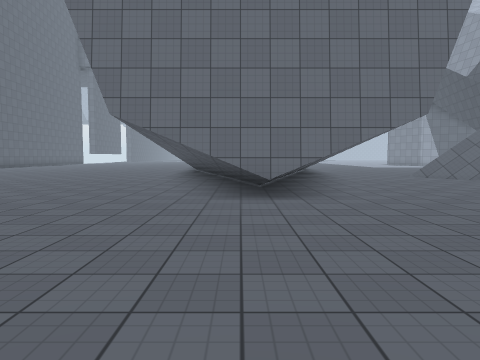
view 1 (above)

18 first-person views from a walk through a 3-D level made in the Unity game engine. The camera is 1.4 m above the floor, tilts 4° down and sees 70° across. The floor is counted in squares, 2 m on a side. Each view is taken from the middle of a square. On the plan, view 1 faces up. The plan holds only what a view shows up to about 11 squares ahead; the rest is blank. The place goes on beyond the plan. The player is left out. Surface patterns are stand-ins for the level's own textures.

view 2
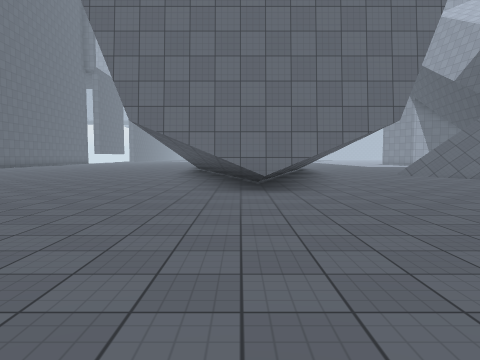

view 3
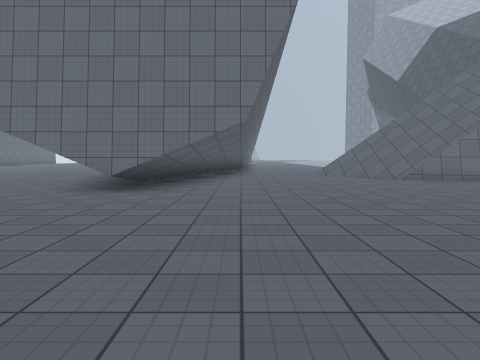

view 4
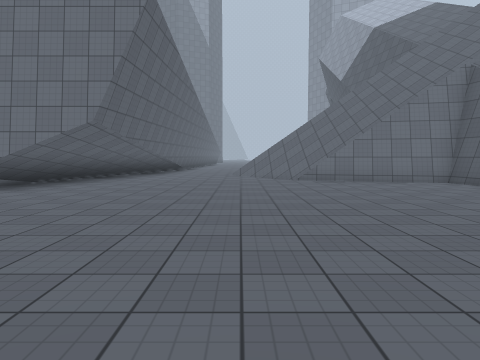

view 5
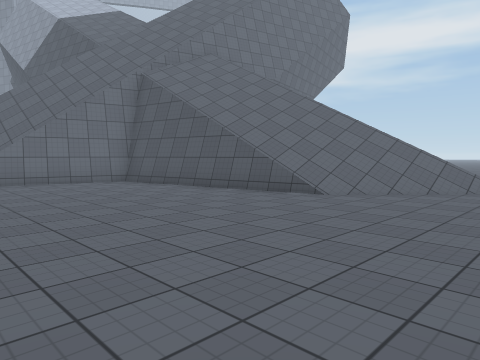

view 6
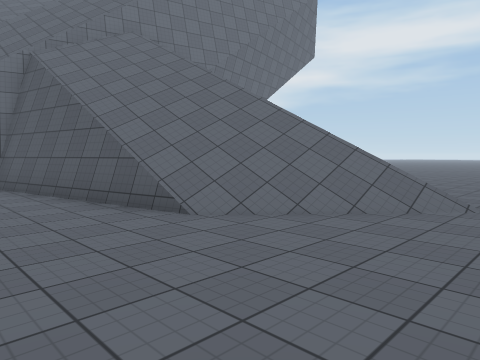

view 7
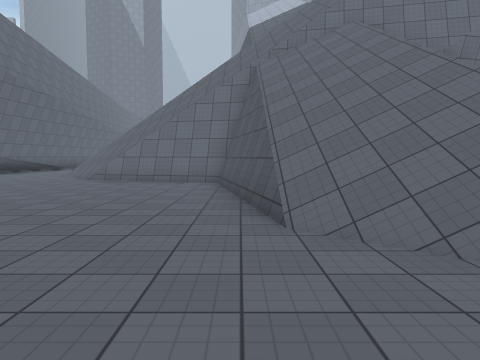

view 8
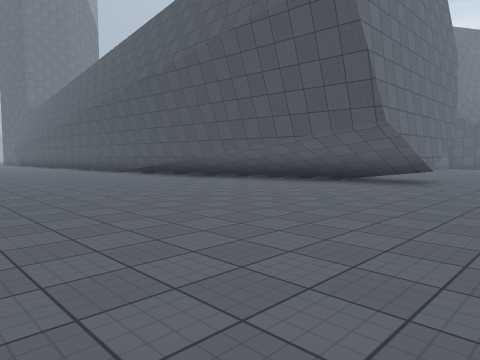

view 9
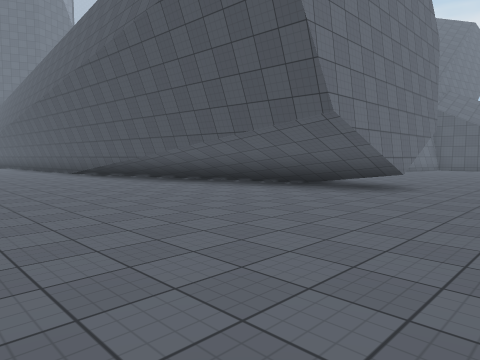

view 10
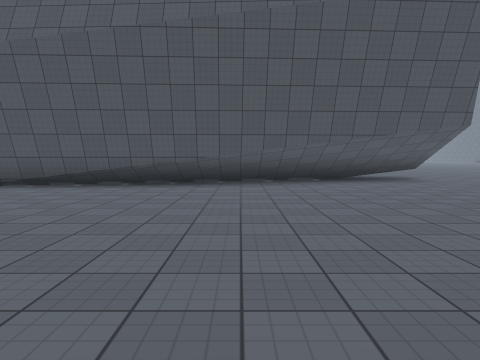

view 11
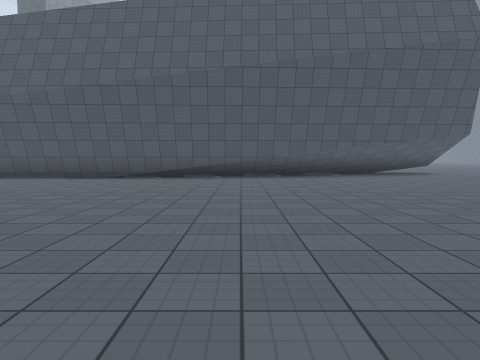

view 12
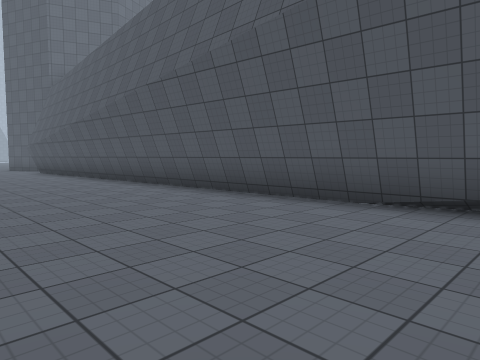

view 13
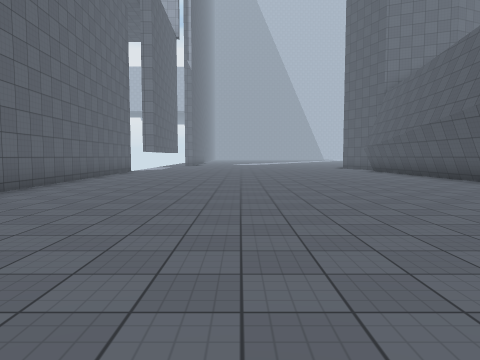

view 14
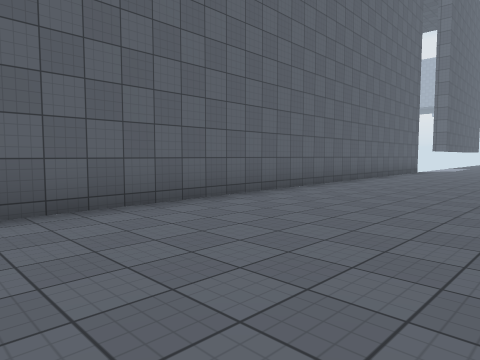

view 15
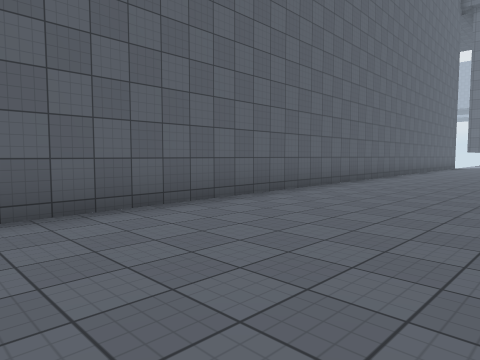

view 16
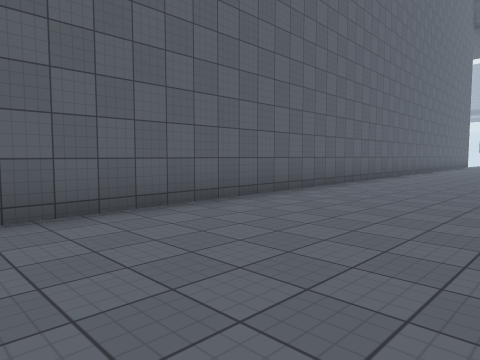

view 17
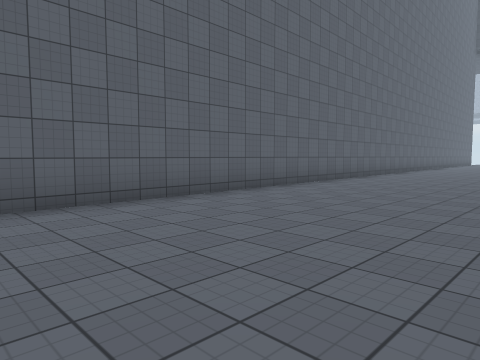

view 18
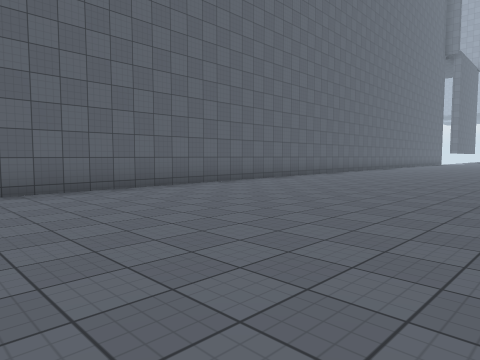

### Floor plan
Key: @ floor where view 1 was taken; # wall or solid block; . floor; / step, stairs or slope; v drop or lower ground.
Columns run from 14 left of view 1 to 22 right of it. Each row starts with its distance up from view 1.
 26 #..........#
 25 #..........#
 24 #..........#
 23 #..........##
 22 #..........##
 21 #...........#
 20 #...........#
 19 #...........#
 18 #...........#
 17 #...........#
 16 #...........#
 15 #...........#
 14 #...........#
 13 #...........#
 12 #...........##
 11 #...........##    ../////////
 10 ##..........##  ##.../////////
  9  #...........####...../////////
  8  #...........####......./##///###
  7  #...........####.........#///
  6  #...........####.........#///
  5  #........................v///
  4  #........................#///
  3  #.........................///
  2  #.......   ...............///    ...
  1  #.......   ................// ......
  0    ......    .@............../...
 -1               .  .  ........

Where each view was taken, in squares from view 1:
view 1: 0 up, 0 right, facing up
view 2: 1 down, 0 right, facing up
view 3: 1 down, 3 right, facing up
view 4: 1 down, 6 right, facing up
view 5: 1 down, 7 right, facing up-right
view 6: 1 down, 10 right, facing up-right
view 7: 1 down, 12 right, facing up
view 8: 3 up, 9 left, facing up-right
view 9: 3 up, 7 left, facing up-right
view 10: 11 up, 10 left, facing right
view 11: 13 up, 13 left, facing right
view 12: 15 up, 7 left, facing up-right
view 13: 15 up, 9 left, facing up
view 14: 15 up, 9 left, facing up-left
view 15: 9 up, 9 left, facing up-left
view 16: 6 up, 9 left, facing up-left
view 17: 0 up, 8 left, facing up-left
view 18: 0 up, 6 left, facing up-left
